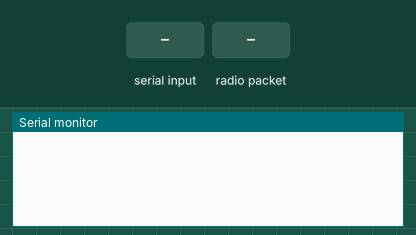
Simulated run of this sketch. Board: ESP32. Parts: the last lines printed to the serial monitor. The inputs (shaded band) are chosen by the test bench. No radio packets arrive unless stated.

Above: at 1.2 s.
1.3 s: "r90\n" received over Serial
At 2.3 s:
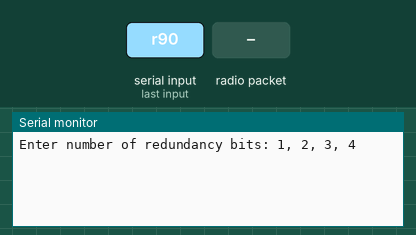
2.8 s: "90,45\n" received over Serial
At 3.4 s:
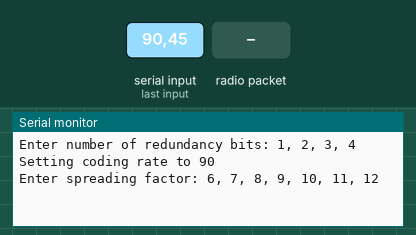
4.3 s: "30,150\n" received over Serial
At 5.5 s:
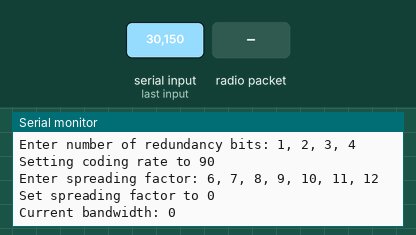
5.8 s: radio packet "0" arrives
At 6.9 s:
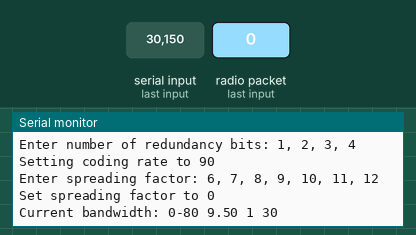

The sketch:

Receiver.ino
```cpp
#include <LoRa.h>
#include <stdint.h>

#define CS_PIN 18
#define RST_PIN 23
#define IRQ_PIN 26
#define expected_packet_size 255

void setup() {
  // put your setup code here, to run once:
  Serial.begin(1152000);
  while(!Serial);

  LoRa.setPins(CS_PIN, RST_PIN, IRQ_PIN);
  if(!LoRa.begin(915E6))
  {
    Serial.println("LoRa init failed. Check your connections");
    while(true);
  }

  LoRa.disableCrc();
  LoRa.setOCP(240);
  //LoRa.setGain(4);
  LoRa.setSignalBandwidth(500E3);
}

void loop() {
  while(Serial.available() == 0);
    char input = (char) Serial.read(); // Clear
    if(input == 'r')
    {
      clear_buffer();
      configure_radio();
    }
}

void onReceive(int packetSize)
{
  int read_len = LoRa.available();

  if(read_len == 0)
    return;

  Serial.print(LoRa.packetRssi());
  Serial.print(" ");
  Serial.print(LoRa.packetSnr());
  Serial.print(" ");
  Serial.print(read_len);
  Serial.print(" ");

  for(int i = 0; i < read_len; i++)
  {
    Serial.print(LoRa.read(), HEX);
  }

  Serial.println("");
}

void configure_radio()
{
    // Put the radio into standby to update
    LoRa.idle();

    // Set the Coding Rate
    Serial.println("Enter number of redundancy bits: 1, 2, 3, 4");
    clear_buffer();
    while(Serial.available() == 0);
    int coding_rate = Serial.parseInt();
    Serial.print("Setting coding rate to ");
    Serial.println(coding_rate);
    LoRa.setCodingRate4(coding_rate);

    Serial.println("Enter spreading factor: 6, 7, 8, 9, 10, 11, 12");
    clear_buffer();
    while(Serial.available() == 0);
    int spreading_factor = Serial.parseInt();
    LoRa.setSpreadingFactor(spreading_factor);
    Serial.print("Set spreading factor to ");
    Serial.println(LoRa.getSpreadingFactor(), HEX);
    Serial.print("Current bandwidth: ");
    Serial.print(LoRa.getSignalBandwidth(), HEX);

    LoRa.onReceive(onReceive);
    LoRa.receive();
}

void clear_buffer()
{
    while(Serial.available() > 0)
        Serial.read();
}
```

Measured:
- after the input at 1.3 s, the serial monitor: prints a new line at once (image 1)
- after the input at 2.8 s, the serial monitor: prints a new line at once (image 2)
- after the input at 4.3 s, the serial monitor: prints a new line at once (image 3)
- after the input at 5.8 s, the serial monitor: prints a new line at once (image 4)
